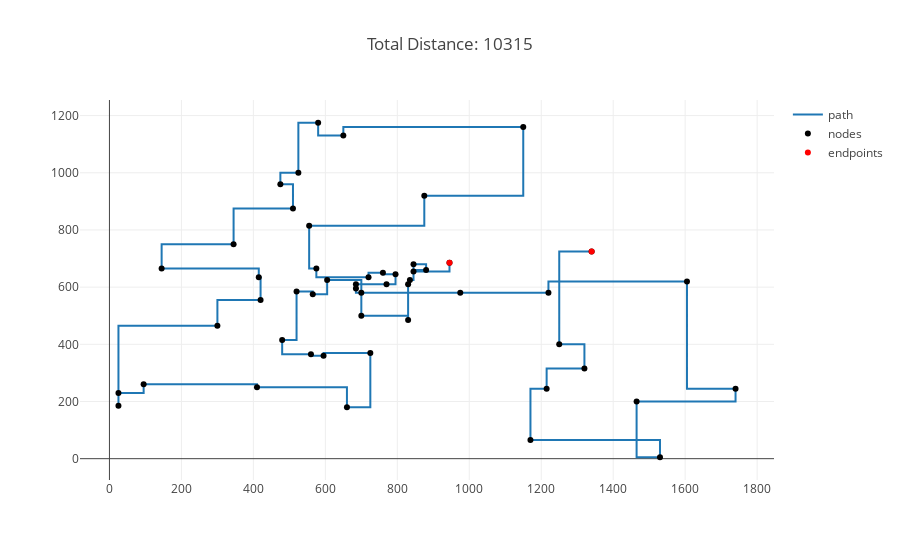

Source (notebook cell):
### Code cell
optimizer = GeneticAlgorithm(X, Y, population_size=200, increase_rate=5, mutation_prob=0.05, lucky_ratio=0.05)
order = optimizer.search(generations=5000, initialize=True)
draw_path(X, Y, order)
